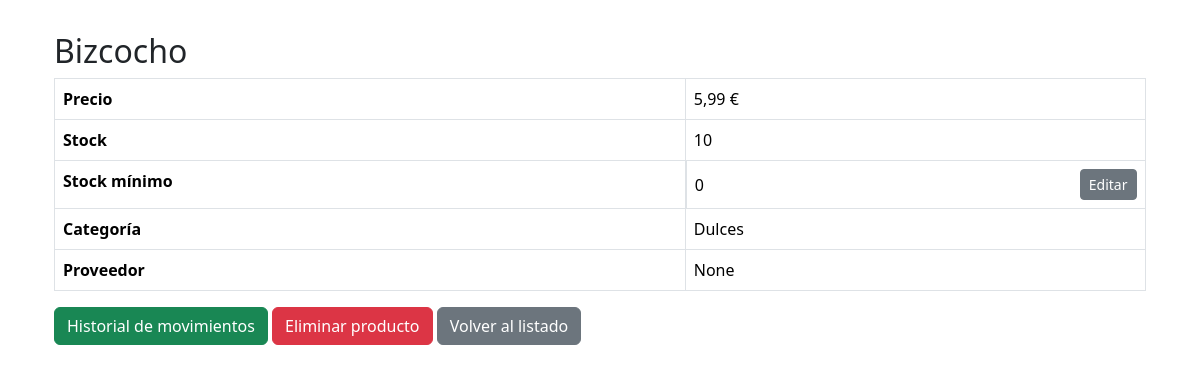
The page /producto/20/ on the database its author committed.
### producto/models.py (models this page shows, shortened)
class Producto(models.Model):
    nombre = models.CharField(max_length=200)
    precio = models.DecimalField(max_digits=6, decimal_places=2, default=0.00)
    categoria = models.ForeignKey(Categoria, on_delete=models.CASCADE, null=True, blank=True)
    proveedor = models.ForeignKey(Proveedor, on_delete=models.CASCADE, null=True, blank=True)
    stock = models.PositiveIntegerField(default=0)
    stock_minimo = models.IntegerField(default=0)

### categoria/models.py (models this page shows)
class Categoria(models.Model):
    nombre = models.CharField(max_length=100)
    def __str__(self):
        return self.nombre

### inventario/views.py (the view)
# urls.py: path('producto/<int:pk>/', ProductoDetailView.as_view(), name='producto_detail'),
class ProductoDetailView(DetailView):
    model = Producto
    template_name = 'productos/producto_detail.html'
    context_object_name = 'producto'
    def get_context_data(self, **kwargs):
        context = super().get_context_data(**kwargs)
        context['stock'] = self.object.stock
        return context

### inventario/templates/productos/producto_detail.html
{% extends "layout.html" %}
{% block "page_content" %}
    <div class="container mt-4">
    <h2>{{ producto.nombre }}</h2>
    <table class="table table-bordered">
        <tr>
            <th>Precio</th>
            <td>{{ producto.precio }} €</td>
        </tr>
        <tr>
            <th>Stock</th>
            <td>{{ producto.stock }}</td>
        </tr>
        <tr>
            <th>Stock mínimo</th>
            <td class="d-flex justify-content-between align-items-center">
                {{ producto.stock_minimo }}
                <a href="{% url 'stock_minimo_update' object.pk %}" class="btn btn-sm btn-secondary ms-2">
                    Editar
                  </a>
            </td>
        </tr>
        <tr>
            <th>Categoría</th>
            <td>{{ producto.categoria }}</td>
        </tr>
        <tr>
            <th>Proveedor</th>
            <td>{{ producto.proveedor }}</td>
        </tr>
    </table>
    <a href="{% url 'historial' object.pk %}" class="btn btn-success">Historial de movimientos</a>
    <a href="{% url 'producto_delete' object.pk %}" class="btn btn-danger">Eliminar producto</a>
    <a href="{% url 'productos_all' %}" class="btn btn-secondary">Volver al listado</a>
</div>
{% endblock %}

### rows shown on the page
Producto: nombre "Bizcocho", precio "5,99", stock "10", stock_minimo "0", categoria "Dulces", proveedor "None"
